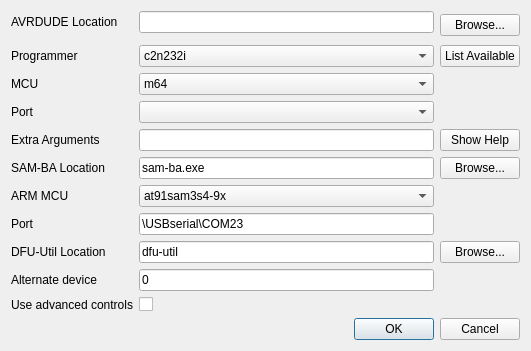
<?xml version="1.0" encoding="UTF-8"?>
<ui version="4.0">
 <class>burnConfigDialog</class>
 <widget class="QDialog" name="burnConfigDialog">
  <property name="geometry">
   <rect>
    <x>0</x>
    <y>0</y>
    <width>531</width>
    <height>335</height>
   </rect>
  </property>
  <property name="sizePolicy">
   <sizepolicy hsizetype="MinimumExpanding" vsizetype="Preferred">
    <horstretch>0</horstretch>
    <verstretch>0</verstretch>
   </sizepolicy>
  </property>
  <property name="minimumSize">
   <size>
    <width>531</width>
    <height>0</height>
   </size>
  </property>
  <property name="windowTitle">
   <string>Programmer Configuration</string>
  </property>
  <property name="windowIcon">
   <iconset resource="companion9x.qrc">
    <normaloff>:/images/configure.png</normaloff>:/images/configure.png</iconset>
  </property>
  <layout class="QGridLayout" name="gridLayout_2">
   <item row="2" column="0">
    <widget class="QDialogButtonBox" name="buttonBox">
     <property name="orientation">
      <enum>Qt::Horizontal</enum>
     </property>
     <property name="standardButtons">
      <set>QDialogButtonBox::Cancel|QDialogButtonBox::Ok</set>
     </property>
     <property name="centerButtons">
      <bool>false</bool>
     </property>
    </widget>
   </item>
   <item row="0" column="0">
    <layout class="QGridLayout" name="gridLayout">
     <item row="9" column="2">
      <widget class="QLineEdit" name="dfu_location">
       <property name="toolTip">
        <string>Location of sam-ba executable</string>
       </property>
       <property name="whatsThis">
        <string>The location of the AVRDUDE executable.</string>
       </property>
       <property name="text">
        <string notr="true">dfu-util</string>
       </property>
      </widget>
     </item>
     <item row="9" column="0">
      <widget class="QLabel" name="label_dfu1">
       <property name="text">
        <string>DFU-Util Location</string>
       </property>
      </widget>
     </item>
     <item row="0" column="2">
      <widget class="QLineEdit" name="avrdude_location">
       <property name="toolTip">
        <string>Location of AVRDUDE executable</string>
       </property>
       <property name="whatsThis">
        <string>The location of the AVRDUDE executable.</string>
       </property>
       <property name="text">
        <string notr="true"/>
       </property>
      </widget>
     </item>
     <item row="0" column="4" rowspan="2">
      <widget class="QPushButton" name="pushButton">
       <property name="whatsThis">
        <string>Use this button to browse and look for the AVRDUDE executable file.</string>
       </property>
       <property name="text">
        <string>Browse...</string>
       </property>
      </widget>
     </item>
     <item row="2" column="0">
      <widget class="QLabel" name="label_av2">
       <property name="text">
        <string>Programmer</string>
       </property>
       <property name="alignment">
        <set>Qt::AlignLeading|Qt::AlignLeft|Qt::AlignVCenter</set>
       </property>
      </widget>
     </item>
     <item row="2" column="2">
      <widget class="QComboBox" name="avrdude_programmer">
       <property name="whatsThis">
        <string>Programmer used for communicating with the controller.
Please consult the programmer's documentation and the AVRDUDE documentation to select the appropriate programmer.</string>
       </property>
       <property name="insertPolicy">
        <enum>QComboBox::InsertAlphabetically</enum>
       </property>
       <item>
        <property name="text">
         <string notr="true">c2n232i</string>
        </property>
       </item>
       <item>
        <property name="text">
         <string notr="true">dasa3</string>
        </property>
       </item>
       <item>
        <property name="text">
         <string notr="true">dasa</string>
        </property>
       </item>
       <item>
        <property name="text">
         <string notr="true">siprog</string>
        </property>
       </item>
       <item>
        <property name="text">
         <string notr="true">ponyser</string>
        </property>
       </item>
       <item>
        <property name="text">
         <string notr="true">89isp</string>
        </property>
       </item>
       <item>
        <property name="text">
         <string notr="true">frank-stk200</string>
        </property>
       </item>
       <item>
        <property name="text">
         <string notr="true">blaster</string>
        </property>
       </item>
       <item>
        <property name="text">
         <string notr="true">ere-isp-avr</string>
        </property>
       </item>
       <item>
        <property name="text">
         <string notr="true">atisp</string>
        </property>
       </item>
       <item>
        <property name="text">
         <string notr="true">dapa</string>
        </property>
       </item>
       <item>
        <property name="text">
         <string notr="true">xil</string>
        </property>
       </item>
       <item>
        <property name="text">
         <string notr="true">futurlec</string>
        </property>
       </item>
       <item>
        <property name="text">
         <string notr="true">abcmini</string>
        </property>
       </item>
       <item>
        <property name="text">
         <string notr="true">picoweb</string>
        </property>
       </item>
       <item>
        <property name="text">
         <string notr="true">sp12</string>
        </property>
       </item>
       <item>
        <property name="text">
         <string notr="true">alf</string>
        </property>
       </item>
       <item>
        <property name="text">
         <string notr="true">bascom</string>
        </property>
       </item>
       <item>
        <property name="text">
         <string notr="true">dt006</string>
        </property>
       </item>
       <item>
        <property name="text">
         <string notr="true">pony-stk200</string>
        </property>
       </item>
       <item>
        <property name="text">
         <string notr="true">stk200</string>
        </property>
       </item>
       <item>
        <property name="text">
         <string notr="true">bsd</string>
        </property>
       </item>
       <item>
        <property name="text">
         <string notr="true">pavr</string>
        </property>
       </item>
       <item>
        <property name="text">
         <string notr="true">dragon_pdi</string>
        </property>
       </item>
       <item>
        <property name="text">
         <string notr="true">dragon_dw</string>
        </property>
       </item>
       <item>
        <property name="text">
         <string notr="true">dragon_hvsp</string>
        </property>
       </item>
       <item>
        <property name="text">
         <string notr="true">dragon_pp</string>
        </property>
       </item>
       <item>
        <property name="text">
         <string notr="true">dragon_isp</string>
        </property>
       </item>
       <item>
        <property name="text">
         <string notr="true">dragon_jtag</string>
        </property>
       </item>
       <item>
        <property name="text">
         <string notr="true">jtag2pdi</string>
        </property>
       </item>
       <item>
        <property name="text">
         <string notr="true">jtag2avr32</string>
        </property>
       </item>
       <item>
        <property name="text">
         <string notr="true">jtagmkII_avr32</string>
        </property>
       </item>
       <item>
        <property name="text">
         <string notr="true">jtag2dw</string>
        </property>
       </item>
       <item>
        <property name="text">
         <string notr="true">jtag2isp</string>
        </property>
       </item>
       <item>
        <property name="text">
         <string notr="true">jtag2</string>
        </property>
       </item>
       <item>
        <property name="text">
         <string notr="true">jtag2fast</string>
        </property>
       </item>
       <item>
        <property name="text">
         <string notr="true">jtag2slow</string>
        </property>
       </item>
       <item>
        <property name="text">
         <string notr="true">jtagmkII</string>
        </property>
       </item>
       <item>
        <property name="text">
         <string notr="true">jtag1slow</string>
        </property>
       </item>
       <item>
        <property name="text">
         <string notr="true">jtag1</string>
        </property>
       </item>
       <item>
        <property name="text">
         <string notr="true">jtagmkI</string>
        </property>
       </item>
       <item>
        <property name="text">
         <string notr="true">avr911</string>
        </property>
       </item>
       <item>
        <property name="text">
         <string notr="true">avr109</string>
        </property>
       </item>
       <item>
        <property name="text">
         <string notr="true">butterfly</string>
        </property>
       </item>
       <item>
        <property name="text">
         <string notr="true">usbtiny</string>
        </property>
       </item>
       <item>
        <property name="text">
         <string notr="true">usbasp</string>
        </property>
       </item>
       <item>
        <property name="text">
         <string notr="true">avr910</string>
        </property>
       </item>
       <item>
        <property name="text">
         <string notr="true">stk600hvsp</string>
        </property>
       </item>
       <item>
        <property name="text">
         <string notr="true">stk600pp</string>
        </property>
       </item>
       <item>
        <property name="text">
         <string notr="true">stk600</string>
        </property>
       </item>
       <item>
        <property name="text">
         <string notr="true">stk500hvsp</string>
        </property>
       </item>
       <item>
        <property name="text">
         <string notr="true">stk500pp</string>
        </property>
       </item>
       <item>
        <property name="text">
         <string notr="true">stk500v2</string>
        </property>
       </item>
       <item>
        <property name="text">
         <string notr="true">mib510</string>
        </property>
       </item>
       <item>
        <property name="text">
         <string notr="true">stk500v1</string>
        </property>
       </item>
       <item>
        <property name="text">
         <string notr="true">stk500</string>
        </property>
       </item>
       <item>
        <property name="text">
         <string notr="true">buspirate</string>
        </property>
       </item>
       <item>
        <property name="text">
         <string notr="true">avrisp2</string>
        </property>
       </item>
       <item>
        <property name="text">
         <string notr="true">avrispmkII</string>
        </property>
       </item>
       <item>
        <property name="text">
         <string notr="true">avrispv2</string>
        </property>
       </item>
       <item>
        <property name="text">
         <string notr="true">avrisp</string>
        </property>
       </item>
       <item>
        <property name="text">
         <string notr="true">arduino</string>
        </property>
       </item>
      </widget>
     </item>
     <item row="2" column="4">
      <widget class="QPushButton" name="pushButton_3">
       <property name="whatsThis">
        <string>List all available programmers.</string>
       </property>
       <property name="text">
        <string>List Available</string>
       </property>
      </widget>
     </item>
     <item row="5" column="2">
      <widget class="QLineEdit" name="avrArgs">
       <property name="toolTip">
        <string>Extra arguments that will be passed to AVRDUDE on every call</string>
       </property>
       <property name="whatsThis">
        <string>Extra arguments used in AVRDUDE.
This can be used for providing extra information to AVRDUDE.

Please only use this if you know what you are doing.  There are no error checks and you could cripple your controller.</string>
       </property>
       <property name="text">
        <string notr="true"/>
       </property>
      </widget>
     </item>
     <item row="5" column="0">
      <widget class="QLabel" name="label_av5">
       <property name="text">
        <string>Extra Arguments</string>
       </property>
       <property name="alignment">
        <set>Qt::AlignLeading|Qt::AlignLeft|Qt::AlignVCenter</set>
       </property>
      </widget>
     </item>
     <item row="5" column="4">
      <widget class="QPushButton" name="pushButton_4">
       <property name="whatsThis">
        <string>Show AVRDUDE help</string>
       </property>
       <property name="text">
        <string>Show Help</string>
       </property>
      </widget>
     </item>
     <item row="4" column="2">
      <widget class="QComboBox" name="avrdude_port">
       <property name="whatsThis">
        <string>Communication port to the programmer.
</string>
       </property>
       <item>
        <property name="text">
         <string notr="true"/>
        </property>
       </item>
       <item>
        <property name="text">
         <string notr="true">usb</string>
        </property>
       </item>
       <item>
        <property name="text">
         <string notr="true">com1</string>
        </property>
       </item>
       <item>
        <property name="text">
         <string notr="true">com2</string>
        </property>
       </item>
       <item>
        <property name="text">
         <string notr="true">com3</string>
        </property>
       </item>
       <item>
        <property name="text">
         <string notr="true">com4</string>
        </property>
       </item>
       <item>
        <property name="text">
         <string notr="true">lpt1</string>
        </property>
       </item>
       <item>
        <property name="text">
         <string notr="true">lpt2</string>
        </property>
       </item>
       <item>
        <property name="text">
         <string notr="true">lpt3</string>
        </property>
       </item>
       <item>
        <property name="text">
         <string notr="true">lpt4</string>
        </property>
       </item>
       <item>
        <property name="text">
         <string notr="true">avrdoper</string>
        </property>
       </item>
       <item>
        <property name="text">
         <string notr="true">/dev/ttyUSB0</string>
        </property>
       </item>
       <item>
        <property name="text">
         <string notr="true">/dev/ttyUSB1</string>
        </property>
       </item>
      </widget>
     </item>
     <item row="4" column="0">
      <widget class="QLabel" name="label_av4">
       <property name="text">
        <string>Port</string>
       </property>
       <property name="alignment">
        <set>Qt::AlignLeading|Qt::AlignLeft|Qt::AlignVCenter</set>
       </property>
      </widget>
     </item>
     <item row="0" column="0">
      <widget class="QLabel" name="label_av1">
       <property name="text">
        <string>AVRDUDE Location</string>
       </property>
       <property name="alignment">
        <set>Qt::AlignLeading|Qt::AlignLeft|Qt::AlignVCenter</set>
       </property>
      </widget>
     </item>
     <item row="3" column="0">
      <widget class="QLabel" name="label_av3">
       <property name="text">
        <string>MCU</string>
       </property>
       <property name="alignment">
        <set>Qt::AlignLeading|Qt::AlignLeft|Qt::AlignVCenter</set>
       </property>
      </widget>
     </item>
     <item row="3" column="2">
      <widget class="QComboBox" name="avrdude_mcu">
       <property name="toolTip">
        <string>CPU of your TX</string>
       </property>
       <property name="whatsThis">
        <string>CPU present on your 9x radio
Should be m64 for stock radios
m2560 for v4.1 boards</string>
       </property>
       <property name="insertPolicy">
        <enum>QComboBox::InsertAlphabetically</enum>
       </property>
       <item>
        <property name="text">
         <string notr="true">m64</string>
        </property>
       </item>
       <item>
        <property name="text">
         <string notr="true">m128</string>
        </property>
       </item>
       <item>
        <property name="text">
         <string notr="true">m2560</string>
        </property>
       </item>
      </widget>
     </item>
     <item row="7" column="2">
      <widget class="QComboBox" name="arm_mcu">
       <property name="toolTip">
        <string>CPU of your TX</string>
       </property>
       <property name="whatsThis">
        <string>CPU present on your 9x radio
Should be m64 for stock radios
m2560 for v4.1 boards</string>
       </property>
       <property name="insertPolicy">
        <enum>QComboBox::InsertAlphabetically</enum>
       </property>
       <item>
        <property name="text">
         <string notr="true">at91sam3s4-9x</string>
        </property>
       </item>
      </widget>
     </item>
     <item row="6" column="0">
      <widget class="QLabel" name="label_sb1">
       <property name="text">
        <string>SAM-BA Location</string>
       </property>
       <property name="alignment">
        <set>Qt::AlignLeading|Qt::AlignLeft|Qt::AlignVCenter</set>
       </property>
      </widget>
     </item>
     <item row="6" column="2">
      <widget class="QLineEdit" name="samba_location">
       <property name="toolTip">
        <string>Location of sam-ba executable</string>
       </property>
       <property name="whatsThis">
        <string>The location of the AVRDUDE executable.</string>
       </property>
       <property name="text">
        <string notr="true">sam-ba.exe</string>
       </property>
      </widget>
     </item>
     <item row="7" column="0">
      <widget class="QLabel" name="label_sb2">
       <property name="text">
        <string>ARM MCU</string>
       </property>
       <property name="alignment">
        <set>Qt::AlignLeading|Qt::AlignLeft|Qt::AlignVCenter</set>
       </property>
      </widget>
     </item>
     <item row="8" column="0">
      <widget class="QLabel" name="label_sb3">
       <property name="text">
        <string>Port</string>
       </property>
       <property name="alignment">
        <set>Qt::AlignLeading|Qt::AlignLeft|Qt::AlignVCenter</set>
       </property>
      </widget>
     </item>
     <item row="8" column="2">
      <widget class="QLineEdit" name="samba_port">
       <property name="toolTip">
        <string>sam-ba serial port</string>
       </property>
       <property name="whatsThis">
        <string>The location of the AVRDUDE executable.</string>
       </property>
       <property name="text">
        <string notr="true">\USBserial\COM23</string>
       </property>
      </widget>
     </item>
     <item row="10" column="0">
      <widget class="QLabel" name="label_dfu2">
       <property name="text">
        <string>Alternate device</string>
       </property>
      </widget>
     </item>
     <item row="10" column="2">
      <widget class="QLineEdit" name="dfuArgs">
       <property name="toolTip">
        <string>Extra arguments that will be passed to AVRDUDE on every call</string>
       </property>
       <property name="whatsThis">
        <string>Extra arguments used in AVRDUDE.
This can be used for providing extra information to AVRDUDE.

Please only use this if you know what you are doing.  There are no error checks and you could cripple your controller.</string>
       </property>
       <property name="text">
        <string notr="true">0</string>
       </property>
      </widget>
     </item>
     <item row="6" column="4">
      <widget class="QPushButton" name="sb_browse">
       <property name="whatsThis">
        <string>Use this button to browse and look for the AVRDUDE executable file.</string>
       </property>
       <property name="text">
        <string>Browse...</string>
       </property>
      </widget>
     </item>
     <item row="9" column="4">
      <widget class="QPushButton" name="dfu_browse">
       <property name="whatsThis">
        <string>Use this button to browse and look for the AVRDUDE executable file.</string>
       </property>
       <property name="text">
        <string>Browse...</string>
       </property>
      </widget>
     </item>
     <item row="11" column="2">
      <widget class="QCheckBox" name="advCtrChkB">
       <property name="text">
        <string/>
       </property>
      </widget>
     </item>
     <item row="11" column="0">
      <widget class="QLabel" name="label">
       <property name="text">
        <string>Use advanced controls</string>
       </property>
      </widget>
     </item>
    </layout>
   </item>
   <item row="1" column="0">
    <spacer name="verticalSpacer">
     <property name="orientation">
      <enum>Qt::Vertical</enum>
     </property>
     <property name="sizeHint" stdset="0">
      <size>
       <width>20</width>
       <height>40</height>
      </size>
     </property>
    </spacer>
   </item>
  </layout>
 </widget>
 <tabstops>
  <tabstop>avrdude_location</tabstop>
  <tabstop>pushButton</tabstop>
  <tabstop>avrdude_programmer</tabstop>
  <tabstop>pushButton_3</tabstop>
  <tabstop>avrdude_mcu</tabstop>
  <tabstop>avrdude_port</tabstop>
  <tabstop>avrArgs</tabstop>
  <tabstop>pushButton_4</tabstop>
  <tabstop>buttonBox</tabstop>
 </tabstops>
 <resources>
  <include location="companion9x.qrc"/>
 </resources>
 <connections>
  <connection>
   <sender>buttonBox</sender>
   <signal>rejected()</signal>
   <receiver>burnConfigDialog</receiver>
   <slot>reject()</slot>
   <hints>
    <hint type="sourcelabel">
     <x>316</x>
     <y>260</y>
    </hint>
    <hint type="destinationlabel">
     <x>286</x>
     <y>274</y>
    </hint>
   </hints>
  </connection>
  <connection>
   <sender>buttonBox</sender>
   <signal>accepted()</signal>
   <receiver>burnConfigDialog</receiver>
   <slot>accept()</slot>
   <hints>
    <hint type="sourcelabel">
     <x>248</x>
     <y>254</y>
    </hint>
    <hint type="destinationlabel">
     <x>157</x>
     <y>274</y>
    </hint>
   </hints>
  </connection>
 </connections>
</ui>
